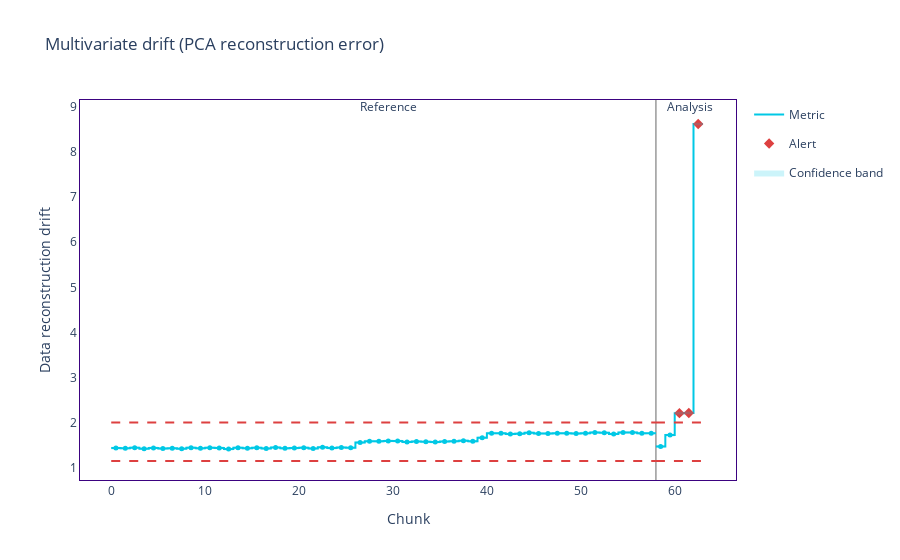

Notebook source saved alongside this figure:
### Code cell
display(results.filter(period='reference').to_df())
display(results.filter(period='analysis').to_df())

figure = results.plot()
figure.show()

### Figure 1 — Plotly figure (JSON) as saved in the notebook; plotly's stock layout.template omitted (floating-point values rounded to 4 significant figures; data arrays with more than 128 entries replaced by an {"elided": "..."} marker saying what was removed)
{"data": [{"hoverinfo": "skip", "legendgroup": "metric_reference", "line": {"color": "#00c8e5", "shape": "hv", "width": 2}, "mode": "lines", "name": "Metric", "showlegend": true, "type": "scatter", "x": [0, 1, 2, 3, 4, 5, 6, 7, 8, 9, 10, 11, 12, 13, 14, 15, 16, 17, 18, 19, 20, 21, 22, 23, 24, 25, 26, 27, 28, 29, 30, 31, 32, 33, 34, 35, 36, 37, 38, 39, 40, 41, 42, 43, 44, 45, 46, 47, 48, 49, 50, 51, 52, 53, 54, 55, 56, 57, 58], "y": [1.443, 1.438, 1.45, 1.43, 1.446, 1.432, 1.438, 1.429, 1.451, 1.438, 1.45, 1.445, 1.422, 1.449, 1.439, 1.448, 1.433, 1.457, 1.436, 1.442, 1.452, 1.436, 1.458, 1.441, 1.453, 1.448, 1.564, 1.596, 1.591, 1.602, 1.599, 1.578, 1.59, 1.582, 1.574, 1.587, 1.594, 1.607, 1.593, 1.671, 1.771, 1.771, 1.756, 1.761, 1.781, 1.765, 1.763, 1.769, 1.769, 1.763, 1.771, 1.79, 1.779, 1.756, 1.79, 1.789, 1.77, 1.769, 1.769]}, {"customdata": {"elided": "58x7 mixed values"}, "hovertemplate": "%{customdata[1]} &nbsp; &nbsp; %{customdata[2]} <br />Chunk: <b>%{customdata[3]}</b> &nbsp; &nbsp; %{customdata[4]} <br />%{customdata[0]}: <b>%{customdata[5]}</b><br />Confidence band: +/- <b>%{customdata[6]}</b><br /><extra></extra>", "legendgroup": "metric_reference", "marker": {"color": "#00c8e5", "size": 5, "symbol": "circle"}, "mode": "markers", "name": "Metric", "showlegend": false, "type": "scatter", "x": [0.5, 1.5, 2.5, 3.5, 4.5, 5.5, 6.5, 7.5, 8.5, 9.5, 10.5, 11.5, 12.5, 13.5, 14.5, 15.5, 16.5, 17.5, 18.5, 19.5, 20.5, 21.5, 22.5, 23.5, 24.5, 25.5, 26.5, 27.5, 28.5, 29.5, 30.5, 31.5, 32.5, 33.5, 34.5, 35.5, 36.5, 37.5, 38.5, 39.5, 40.5, 41.5, 42.5, 43.5, 44.5, 45.5, 46.5, 47.5, 48.5, 49.5, 50.5, 51.5, 52.5, 53.5, 54.5, 55.5, 56.5, 57.5], "y": [1.443, 1.438, 1.45, 1.43, 1.446, 1.432, 1.438, 1.429, 1.451, 1.438, 1.45, 1.445, 1.422, 1.449, 1.439, 1.448, 1.433, 1.457, 1.436, 1.442, 1.452, 1.436, 1.458, 1.441, 1.453, 1.448, 1.564, 1.596, 1.591, 1.602, 1.599, 1.578, 1.59, 1.582, 1.574, 1.587, 1.594, 1.607, 1.593, 1.671, 1.771, 1.771, 1.756, 1.761, 1.781, 1.765, 1.763, 1.769, 1.769, 1.763, 1.771, 1.79, 1.779, 1.756, 1.79, 1.789, 1.77, 1.769, 1.769]}, {"hoverinfo": "skip", "legendgroup": "metric_analysis", "line": {"color": "#00c8e5", "shape": "hv", "width": 2}, "mode": "lines", "name": "Metric", "showlegend": false, "type": "scatter", "x": [58, 59, 60, 61, 62, 63], "y": [1.478, 1.729, 2.216, 2.22, 8.62, 8.62]}, {"customdata": [["Data reconstruction drift", "<b style=\"color:#3b0280;line-height:60px\">Analysis</b>", "", "[0:8999]", "Chunk index: <b>0</b>", 1.478, 0.0303], ["Data reconstruction drift", "<b style=\"color:#3b0280;line-height:60px\">Analysis</b>", "", "[9000:17999]", "Chunk index: <b>1</b>", 1.73, 0.0303], ["Data reconstruction drift", "<b style=\"color:#3b0280;line-height:60px\">Analysis</b>", "<span style=\"color:#AD0000\">⚠ <b>Drift detected</b></span>", "[18000:26999]", "Chunk index: <b>2</b>", 2.216, 0.0303], ["Data reconstruction drift", "<b style=\"color:#3b0280;line-height:60px\">Analysis</b>", "<span style=\"color:#AD0000\">⚠ <b>Drift detected</b></span>", "[27000:35999]", "Chunk index: <b>3</b>", 2.22, 0.0303], ["Data reconstruction drift", "<b style=\"color:#3b0280;line-height:60px\">Analysis</b>", "<span style=\"color:#AD0000\">⚠ <b>Drift detected</b></span>", "[36000:49175]", "Chunk index: <b>4</b>", 8.62, 0.025]], "hovertemplate": "%{customdata[1]} &nbsp; &nbsp; %{customdata[2]} <br />Chunk: <b>%{customdata[3]}</b> &nbsp; &nbsp; %{customdata[4]} <br />%{customdata[0]}: <b>%{customdata[5]}</b><br />Confidence band: +/- <b>%{customdata[6]}</b><br /><extra></extra>", "legendgroup": "metric_analysis", "marker": {"color": "#00c8e5", "size": 5, "symbol": "circle"}, "mode": "markers", "name": "Metric", "showlegend": false, "type": "scatter", "x": [58.5, 59.5, 60.5, 61.5, 62.5], "y": [1.478, 1.729, 2.216, 2.22, 8.62, 8.62]}, {"hoverinfo": "skip", "legendgroup": "alert", "marker": {"color": "#DD4040", "size": 8, "symbol": "diamond"}, "mode": "markers", "name": "Alert", "showlegend": true, "type": "scatter", "x": [60.5, 61.5, 62.5], "y": [2.216, 2.22, 8.62]}, {"hoverinfo": "skip", "legendgroup": "thresh", "line": {"color": "#DD4040", "dash": "dash", "width": 2}, "mode": "lines", "name": "Threshold", "showlegend": false, "type": "scatter", "x": [0, 1, 2, 3, 4, 5, 6, 7, 8, 9, 10, 11, 12, 13, 14, 15, 16, 17, 18, 19, 20, 21, 22, 23, 24, 25, 26, 27, 28, 29, 30, 31, 32, 33, 34, 35, 36, 37, 38, 39, 40, 41, 42, 43, 44, 45, 46, 47, 48, 49, 50, 51, 52, 53, 54, 55, 56, 57, 58], "y": [2.006, 2.006, 2.006, 2.006, 2.006, 2.006, 2.006, 2.006, 2.006, 2.006, 2.006, 2.006, 2.006, 2.006, 2.006, 2.006, 2.006, 2.006, 2.006, 2.006, 2.006, 2.006, 2.006, 2.006, 2.006, 2.006, 2.006, 2.006, 2.006, 2.006, 2.006, 2.006, 2.006, 2.006, 2.006, 2.006, 2.006, 2.006, 2.006, 2.006, 2.006, 2.006, 2.006, 2.006, 2.006, 2.006, 2.006, 2.006, 2.006, 2.006, 2.006, 2.006, 2.006, 2.006, 2.006, 2.006, 2.006, 2.006, 2.006]}, {"hoverinfo": "skip", "legendgroup": "thresh", "line": {"color": "#DD4040", "dash": "dash", "width": 2}, "mode": "lines", "name": "Threshold", "showlegend": false, "type": "scatter", "x": [0, 1, 2, 3, 4, 5, 6, 7, 8, 9, 10, 11, 12, 13, 14, 15, 16, 17, 18, 19, 20, 21, 22, 23, 24, 25, 26, 27, 28, 29, 30, 31, 32, 33, 34, 35, 36, 37, 38, 39, 40, 41, 42, 43, 44, 45, 46, 47, 48, 49, 50, 51, 52, 53, 54, 55, 56, 57, 58], "y": [1.156, 1.156, 1.156, 1.156, 1.156, 1.156, 1.156, 1.156, 1.156, 1.156, 1.156, 1.156, 1.156, 1.156, 1.156, 1.156, 1.156, 1.156, 1.156, 1.156, 1.156, 1.156, 1.156, 1.156, 1.156, 1.156, 1.156, 1.156, 1.156, 1.156, 1.156, 1.156, 1.156, 1.156, 1.156, 1.156, 1.156, 1.156, 1.156, 1.156, 1.156, 1.156, 1.156, 1.156, 1.156, 1.156, 1.156, 1.156, 1.156, 1.156, 1.156, 1.156, 1.156, 1.156, 1.156, 1.156, 1.156, 1.156, 1.156]}, {"hoverinfo": "skip", "legendgroup": "thresh", "line": {"color": "#DD4040", "dash": "dash", "width": 2}, "mode": "lines", "name": "Threshold", "showlegend": false, "type": "scatter", "x": [58, 59, 60, 61, 62, 63], "y": [2.006, 2.006, 2.006, 2.006, 2.006, 2.006]}, {"hoverinfo": "skip", "legendgroup": "thresh", "line": {"color": "#DD4040", "dash": "dash", "width": 2}, "mode": "lines", "name": "Threshold", "showlegend": false, "type": "scatter", "x": [58, 59, 60, 61, 62, 63], "y": [1.156, 1.156, 1.156, 1.156, 1.156, 1.156]}, {"hoverinfo": "skip", "line": {"color": "rgba(0, 0, 0, 0)", "shape": "hv"}, "mode": "lines", "name": "Confidence band", "showlegend": false, "type": "scatter", "x": [0, 1, 2, 3, 4, 5, 6, 7, 8, 9, 10, 11, 12, 13, 14, 15, 16, 17, 18, 19, 20, 21, 22, 23, 24, 25, 26, 27, 28, 29, 30, 31, 32, 33, 34, 35, 36, 37, 38, 39, 40, 41, 42, 43, 44, 45, 46, 47, 48, 49, 50, 51, 52, 53, 54, 55, 56, 57, 58], "y": [1.474, 1.469, 1.481, 1.46, 1.476, 1.462, 1.468, 1.459, 1.481, 1.468, 1.48, 1.475, 1.452, 1.479, 1.469, 1.478, 1.464, 1.487, 1.466, 1.472, 1.483, 1.466, 1.489, 1.472, 1.483, 1.478, 1.595, 1.626, 1.621, 1.632, 1.629, 1.608, 1.62, 1.612, 1.605, 1.618, 1.624, 1.637, 1.623, 1.702, 1.802, 1.801, 1.786, 1.791, 1.812, 1.796, 1.793, 1.799, 1.799, 1.793, 1.801, 1.82, 1.809, 1.786, 1.82, 1.819, 1.8, 1.791, 1.791]}, {"fill": "tonexty", "fillcolor": "rgba(0, 200, 229, 0.2)", "hoverinfo": "skip", "line": {"color": "rgba(0, 0, 0, 0)", "shape": "hv"}, "mode": "lines", "name": "Confidence band", "showlegend": true, "type": "scatter", "x": [0, 1, 2, 3, 4, 5, 6, 7, 8, 9, 10, 11, 12, 13, 14, 15, 16, 17, 18, 19, 20, 21, 22, 23, 24, 25, 26, 27, 28, 29, 30, 31, 32, 33, 34, 35, 36, 37, 38, 39, 40, 41, 42, 43, 44, 45, 46, 47, 48, 49, 50, 51, 52, 53, 54, 55, 56, 57, 58], "y": [1.413, 1.408, 1.42, 1.399, 1.415, 1.402, 1.408, 1.399, 1.42, 1.408, 1.419, 1.414, 1.391, 1.418, 1.408, 1.418, 1.403, 1.427, 1.406, 1.411, 1.422, 1.405, 1.428, 1.411, 1.423, 1.418, 1.534, 1.565, 1.561, 1.571, 1.569, 1.547, 1.56, 1.552, 1.544, 1.557, 1.563, 1.577, 1.562, 1.641, 1.741, 1.74, 1.726, 1.731, 1.751, 1.735, 1.732, 1.739, 1.739, 1.732, 1.741, 1.76, 1.749, 1.725, 1.759, 1.758, 1.74, 1.748, 1.748]}, {"hoverinfo": "skip", "line": {"color": "rgba(0, 0, 0, 0)", "shape": "hv"}, "mode": "lines", "name": "Confidence band", "showlegend": false, "type": "scatter", "x": [58, 59, 60, 61, 62, 63], "y": [1.508, 1.76, 2.246, 2.25, 8.645, 8.645]}, {"fill": "tonexty", "fillcolor": "rgba(0, 200, 229, 0.2)", "hoverinfo": "skip", "line": {"color": "rgba(0, 0, 0, 0)", "shape": "hv"}, "mode": "lines", "name": "Confidence band", "showlegend": false, "type": "scatter", "x": [58, 59, 60, 61, 62, 63], "y": [1.447, 1.699, 2.185, 2.19, 8.595, 8.595]}], "layout": {"annotations": [{"showarrow": false, "text": "Reference", "x": 28.5, "xshift": 10, "y": 1.01, "yref": "y domain"}, {"showarrow": false, "text": "Analysis", "x": 60, "xshift": 15, "y": 1.01, "yref": "y domain"}], "autosize": true, "hoverlabel": {"bgcolor": "white", "font": {"size": 14}}, "legend": {"itemclick": false, "itemdoubleclick": false, "traceorder": "grouped"}, "paper_bgcolor": "rgba(255,255,255,1)", "plot_bgcolor": "rgba(255,255,255,1)", "shapes": [{"layer": "below", "line": {"color": "#666666", "width": 1}, "type": "line", "x0": 58, "x1": 58, "xref": "x", "y0": 0, "y1": 1, "yref": "y domain"}], "title": {"text": "Multivariate drift (PCA reconstruction error)"}, "xaxis": {"autorange": true, "linecolor": "#3b0280", "matches": "x", "mirror": true, "range": [-3.241, 66.4], "showgrid": false, "title": {"text": "Chunk"}, "type": "linear", "zeroline": false}, "yaxis": {"autorange": true, "linecolor": "#3b0280", "mirror": true, "range": [0.7282, 9.285], "showgrid": false, "title": {"text": "Data reconstruction drift"}, "type": "linear", "zeroline": false}}}
